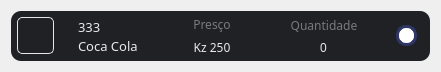
<?xml version="1.0" encoding="UTF-8"?>
<ui version="4.0">
 <class>return_busca</class>
 <widget class="QWidget" name="return_busca">
  <property name="geometry">
   <rect>
    <x>0</x>
    <y>0</y>
    <width>441</width>
    <height>68</height>
   </rect>
  </property>
  <property name="windowTitle">
   <string>Form</string>
  </property>
  <property name="styleSheet">
   <string notr="true">QPushButton{
border: 1px solid rgb(230, 230, 230);
border-radius:5px;}

QLabel{color: rgb(233, 234, 236);}

QLineEdit{
	background-color: transparent; 
	border-radius: 6px;
	border: transparent;
	color: rgb(233, 234, 236);}

QLineEdit:hover{
	background-color: transparent; 
	border: 1px solid rgb(121, 121, 121); 
	color: rgb(233, 234, 236);}

QLineEdit:focus{
	background-color: transparent; 
	border: 1px solid rgb(161, 161, 161); 
	color: rgb(233, 234, 236);}

QFrame{
	background-color: rgb(32, 33, 37);
	border-radius:10px;}

#lbl_venda, #lbl_quantidade, #lbl_valor_percentual
{color: rgb(121, 121, 121)}

#lbl_percentual{
background-color: rgb(230, 230, 230);
color: rgb(0, 0, 0);
border-radius:2px;
margin-left:3px}

QCheckBox{color: rgb(255, 255, 255);}
QCheckBox::indicator {
    border: 3px solid rgb(47, 54, 100);
	width: 15px;
	height: 15px;
	border-radius: 10px;
    background: rgb(255, 255, 255);
}
QCheckBox::indicator:hover {
    border: 3px solid rgb(49, 57, 105);
}
QCheckBox::indicator:checked {
    background: 3px solid rgb(47, 54, 100);
	border: 3px solid rgb(255, 255, 255);
}</string>
  </property>
  <layout class="QVBoxLayout" name="verticalLayout">
   <item>
    <widget class="QFrame" name="frame_registro">
     <property name="minimumSize">
      <size>
       <width>0</width>
       <height>50</height>
      </size>
     </property>
     <property name="maximumSize">
      <size>
       <width>16777215</width>
       <height>50</height>
      </size>
     </property>
     <property name="frameShape">
      <enum>QFrame::StyledPanel</enum>
     </property>
     <property name="frameShadow">
      <enum>QFrame::Raised</enum>
     </property>
     <layout class="QHBoxLayout" name="horizontalLayout_9">
      <property name="spacing">
       <number>19</number>
      </property>
      <property name="leftMargin">
       <number>6</number>
      </property>
      <property name="topMargin">
       <number>0</number>
      </property>
      <property name="rightMargin">
       <number>10</number>
      </property>
      <property name="bottomMargin">
       <number>0</number>
      </property>
      <item>
       <widget class="QPushButton" name="icon_img">
        <property name="minimumSize">
         <size>
          <width>37</width>
          <height>37</height>
         </size>
        </property>
        <property name="maximumSize">
         <size>
          <width>37</width>
          <height>37</height>
         </size>
        </property>
        <property name="text">
         <string/>
        </property>
        <property name="icon">
         <iconset>
          <normaloff>../../../../../../imagem de modelo/transferir-removebg-preview.png</normaloff>../../../../../../imagem de modelo/transferir-removebg-preview.png</iconset>
        </property>
        <property name="iconSize">
         <size>
          <width>60</width>
          <height>60</height>
         </size>
        </property>
       </widget>
      </item>
      <item>
       <widget class="QFrame" name="frame_chave_nome">
        <property name="frameShape">
         <enum>QFrame::StyledPanel</enum>
        </property>
        <property name="frameShadow">
         <enum>QFrame::Raised</enum>
        </property>
        <layout class="QVBoxLayout" name="verticalLayout_10">
         <property name="leftMargin">
          <number>5</number>
         </property>
         <property name="rightMargin">
          <number>0</number>
         </property>
         <item>
          <widget class="QLabel" name="chave">
           <property name="font">
            <font>
             <family>Segoe UI Semibold</family>
             <pointsize>10</pointsize>
            </font>
           </property>
           <property name="text">
            <string>333</string>
           </property>
          </widget>
         </item>
         <item>
          <widget class="QLabel" name="nome_produto">
           <property name="font">
            <font>
             <family>Zilla Slab Medium</family>
             <pointsize>10</pointsize>
            </font>
           </property>
           <property name="text">
            <string>Coca Cola</string>
           </property>
          </widget>
         </item>
        </layout>
       </widget>
      </item>
      <item>
       <widget class="QFrame" name="frame_venda">
        <property name="minimumSize">
         <size>
          <width>77</width>
          <height>0</height>
         </size>
        </property>
        <property name="maximumSize">
         <size>
          <width>2345678</width>
          <height>16777215</height>
         </size>
        </property>
        <property name="frameShape">
         <enum>QFrame::StyledPanel</enum>
        </property>
        <property name="frameShadow">
         <enum>QFrame::Raised</enum>
        </property>
        <layout class="QVBoxLayout" name="verticalLayout_4">
         <property name="leftMargin">
          <number>10</number>
         </property>
         <property name="topMargin">
          <number>5</number>
         </property>
         <property name="rightMargin">
          <number>10</number>
         </property>
         <property name="bottomMargin">
          <number>5</number>
         </property>
         <item>
          <widget class="QLabel" name="lbl_venda">
           <property name="font">
            <font>
             <family>Segoe UI Semibold</family>
            </font>
           </property>
           <property name="text">
            <string>Presço</string>
           </property>
           <property name="alignment">
            <set>Qt::AlignCenter</set>
           </property>
          </widget>
         </item>
         <item>
          <widget class="QLabel" name="lbl_preco_valor">
           <property name="font">
            <font>
             <family>Segoe UI Semibold</family>
            </font>
           </property>
           <property name="text">
            <string>Kz 250</string>
           </property>
           <property name="alignment">
            <set>Qt::AlignCenter</set>
           </property>
          </widget>
         </item>
        </layout>
       </widget>
      </item>
      <item alignment="Qt::AlignRight">
       <widget class="QFrame" name="frame_unidade">
        <property name="minimumSize">
         <size>
          <width>80</width>
          <height>0</height>
         </size>
        </property>
        <property name="maximumSize">
         <size>
          <width>1234567</width>
          <height>16777215</height>
         </size>
        </property>
        <property name="frameShape">
         <enum>QFrame::StyledPanel</enum>
        </property>
        <property name="frameShadow">
         <enum>QFrame::Raised</enum>
        </property>
        <layout class="QVBoxLayout" name="verticalLayout_3">
         <property name="leftMargin">
          <number>0</number>
         </property>
         <property name="topMargin">
          <number>5</number>
         </property>
         <property name="rightMargin">
          <number>0</number>
         </property>
         <property name="bottomMargin">
          <number>5</number>
         </property>
         <item>
          <widget class="QLabel" name="lbl_quantidade">
           <property name="font">
            <font>
             <family>Segoe UI Semibold</family>
            </font>
           </property>
           <property name="text">
            <string>Quantidade</string>
           </property>
           <property name="alignment">
            <set>Qt::AlignCenter</set>
           </property>
          </widget>
         </item>
         <item>
          <widget class="QLineEdit" name="lineEdit_quantidade">
           <property name="minimumSize">
            <size>
             <width>0</width>
             <height>16</height>
            </size>
           </property>
           <property name="text">
            <string>0</string>
           </property>
           <property name="alignment">
            <set>Qt::AlignCenter</set>
           </property>
          </widget>
         </item>
        </layout>
       </widget>
      </item>
      <item>
       <widget class="QCheckBox" name="checkBox">
        <property name="maximumSize">
         <size>
          <width>24</width>
          <height>16777215</height>
         </size>
        </property>
        <property name="text">
         <string/>
        </property>
       </widget>
      </item>
     </layout>
    </widget>
   </item>
  </layout>
 </widget>
 <resources/>
 <connections/>
</ui>
